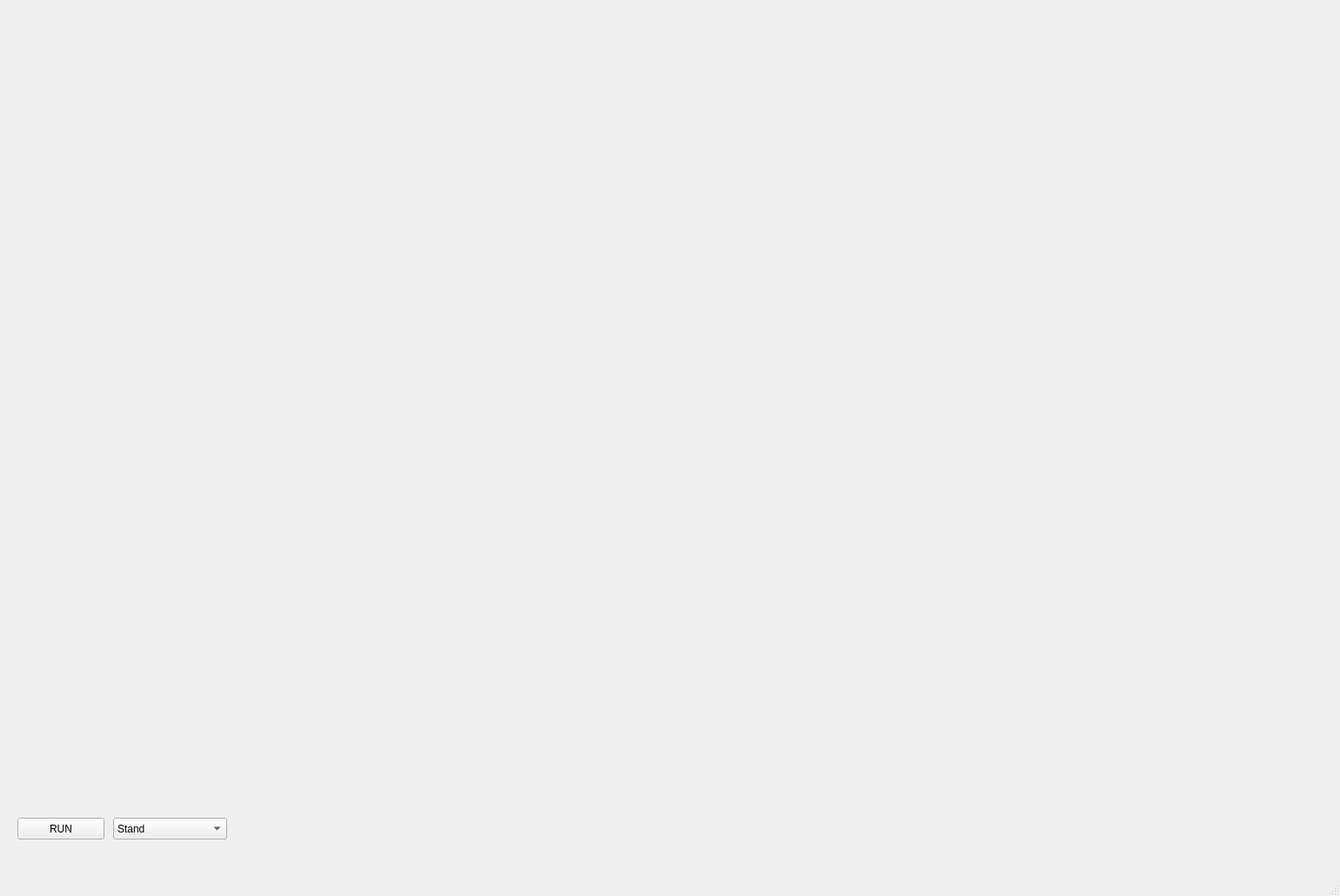
<?xml version="1.0" encoding="UTF-8"?>
<ui version="4.0">
 <class>MainWindow</class>
 <widget class="QMainWindow" name="MainWindow">
  <property name="geometry">
   <rect>
    <x>0</x>
    <y>0</y>
    <width>1540</width>
    <height>1030</height>
   </rect>
  </property>
  <property name="windowTitle">
   <string>MainWindow</string>
  </property>
  <widget class="QWidget" name="centralwidget">
   <widget class="QPushButton" name="pushButton">
    <property name="geometry">
     <rect>
      <x>20</x>
      <y>940</y>
      <width>100</width>
      <height>25</height>
     </rect>
    </property>
    <property name="text">
     <string>RUN</string>
    </property>
   </widget>
   <widget class="QCustomPlot" name="widget_1" native="true">
    <property name="geometry">
     <rect>
      <x>10</x>
      <y>10</y>
      <width>500</width>
      <height>300</height>
     </rect>
    </property>
   </widget>
   <widget class="QCustomPlot" name="widget_2" native="true">
    <property name="geometry">
     <rect>
      <x>520</x>
      <y>10</y>
      <width>500</width>
      <height>300</height>
     </rect>
    </property>
   </widget>
   <widget class="QCustomPlot" name="widget_3" native="true">
    <property name="geometry">
     <rect>
      <x>1030</x>
      <y>10</y>
      <width>500</width>
      <height>300</height>
     </rect>
    </property>
   </widget>
   <widget class="QCustomPlot" name="widget_4" native="true">
    <property name="geometry">
     <rect>
      <x>10</x>
      <y>320</y>
      <width>500</width>
      <height>300</height>
     </rect>
    </property>
   </widget>
   <widget class="QCustomPlot" name="widget_5" native="true">
    <property name="geometry">
     <rect>
      <x>520</x>
      <y>320</y>
      <width>500</width>
      <height>300</height>
     </rect>
    </property>
   </widget>
   <widget class="QCustomPlot" name="widget_6" native="true">
    <property name="geometry">
     <rect>
      <x>1030</x>
      <y>320</y>
      <width>500</width>
      <height>300</height>
     </rect>
    </property>
   </widget>
   <widget class="QCustomPlot" name="widget_9" native="true">
    <property name="geometry">
     <rect>
      <x>1030</x>
      <y>630</y>
      <width>500</width>
      <height>300</height>
     </rect>
    </property>
   </widget>
   <widget class="QCustomPlot" name="widget_8" native="true">
    <property name="geometry">
     <rect>
      <x>520</x>
      <y>630</y>
      <width>500</width>
      <height>300</height>
     </rect>
    </property>
   </widget>
   <widget class="QCustomPlot" name="widget_7" native="true">
    <property name="geometry">
     <rect>
      <x>10</x>
      <y>630</y>
      <width>500</width>
      <height>300</height>
     </rect>
    </property>
   </widget>
   <widget class="QComboBox" name="gaitBox">
    <property name="geometry">
     <rect>
      <x>130</x>
      <y>940</y>
      <width>131</width>
      <height>25</height>
     </rect>
    </property>
    <item>
     <property name="text">
      <string>Stand</string>
     </property>
    </item>
    <item>
     <property name="text">
      <string>Trot</string>
     </property>
    </item>
    <item>
     <property name="text">
      <string>Pace</string>
     </property>
    </item>
    <item>
     <property name="text">
      <string>Bound</string>
     </property>
    </item>
   </widget>
  </widget>
  <widget class="QMenuBar" name="menubar">
   <property name="geometry">
    <rect>
     <x>0</x>
     <y>0</y>
     <width>1540</width>
     <height>22</height>
    </rect>
   </property>
  </widget>
  <widget class="QStatusBar" name="statusbar"/>
 </widget>
 <customwidgets>
  <customwidget>
   <class>QCustomPlot</class>
   <extends>QWidget</extends>
   <header location="global">qcustomplot.h</header>
   <container>1</container>
  </customwidget>
 </customwidgets>
 <resources/>
 <connections/>
</ui>
